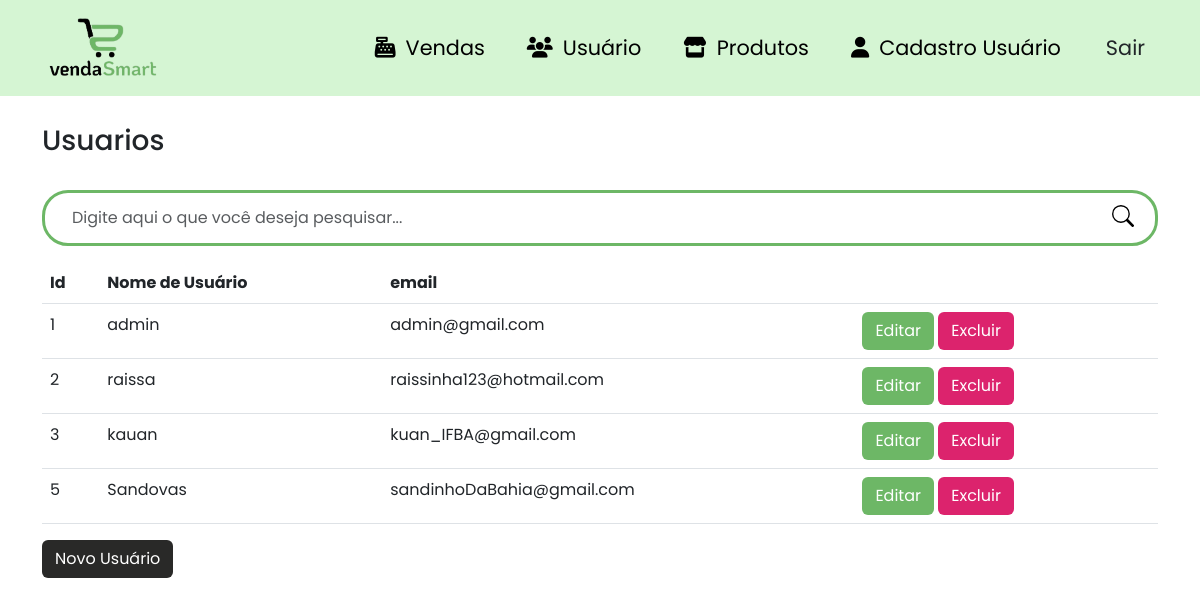
The app's page /usuarios (signed in), older data.
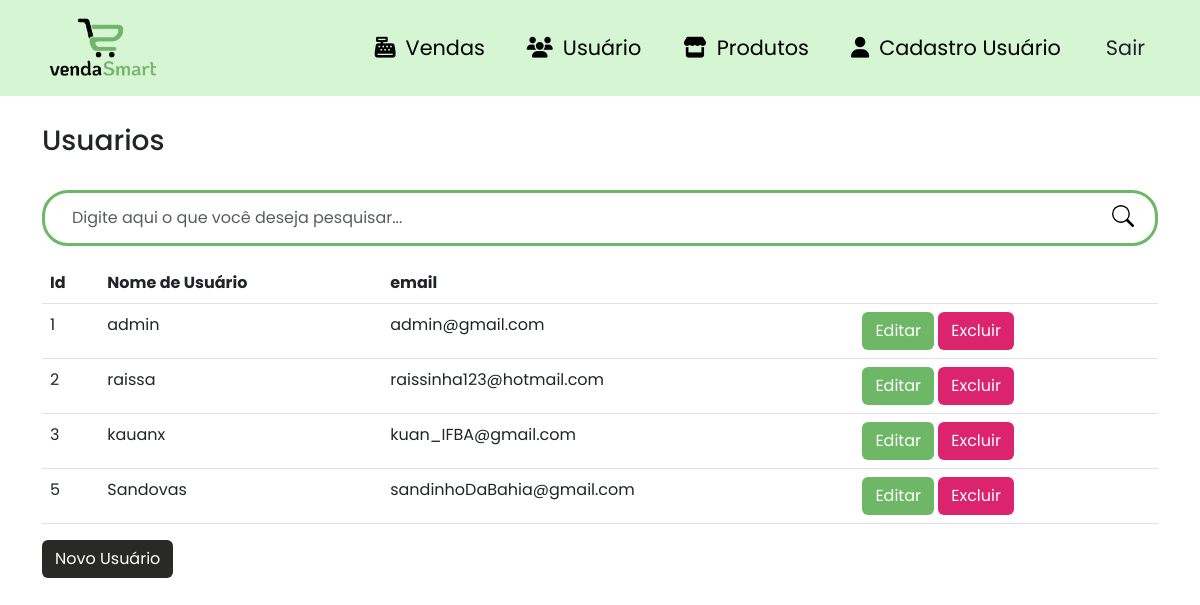
The same page, newer data.
### site_atividade/models/__init__.py (models this page shows)
class Usuario(database.Model, UserMixin):
    id = database.Column(database.Integer, primary_key=True)
    usuario = database.Column(database.String, nullable=False, unique=True)
    email = database.Column(database.String, nullable=False, unique=True)
    senha = database.Column(database.String, nullable=False)

### site_atividade/routers/__init__.py (the view)
@app.route("/usuarios")
@login_required
def usuarios():
    form_cadastro_usuario = FormCadastroUsuario()
    form_editar_usuario = FormEditarUsuario()
    search_query = request.args.get('search')
    if search_query:
        usuarios = Usuario.query.filter(Usuario.usuario.ilike(f"%{search_query}%")).all()
    else:
        usuarios = Usuario.query.all()
    return render_template('lista_usuario.html', usuarios=usuarios, form_cadastro_usuario=form_cadastro_usuario, form_editar_usuario=form_editar_usuario, search_query=search_query)

### site_atividade/forms/__init__.py
class FormCadastroUsuario(FlaskForm):
    usuario = StringField('Usuário:', validators=[DataRequired(), Length(min=5)])
    email = StringField('E-mail:', validators=[DataRequired(), email()])
    senha = PasswordField('Senha:',  validators=[DataRequired(), length(6, 16)])
    confirmacao = PasswordField('Confirmação da senha:',  validators=[DataRequired(), equal_to('senha')])
    submit_cadastro_usuario = SubmitField('Criar')

class FormEditarUsuario(FlaskForm):
    usuario = StringField('Usuário:', validators=[DataRequired(), Length(min=5)])
    email = StringField('E-mail:', validators=[DataRequired(), email()])

### site_atividade/models/__init__.py (called while the page is built)
@login_manager.user_loader
def load_usuario(id_usuario):
    return Usuario.query.get(int(id_usuario))

### site_atividade/templates/lista_usuario.html (shortened to what this page needs)
{% extends 'base.html' %}
{% block body %}
        <div class="container theme-showcase" role="main">
            <div class="page-header">
                <br>
                <h3 class="box-title col-md-12">Usuarios</h3>
            </div>
            <br>
            <div class="search-box">
                <form class="form-search" action="{{ url_for('usuarios') }}" method="GET">
                    <div class="input-group form-group-search">
                        <input type="text" class="form-control form-control-search" placeholder="Digite aqui o que você deseja pesquisar..." id="search-input" name="search">
                        <span class="input-group-btn">
                            <button class="btn-search type="submit"></button>
                        </span>
                    </div>
                </form>
            </div>
            <table class="table table-hover" overflow="scroll">
                <thead>
                    <tr>
                        <th>Id</th>
                        <th>Nome de Usuário</th>
                        <th>email</th>
                        <th> </th>
                    </tr>
                </thead>
                <tbody>
                {% for usuario in usuarios %}
                    <tr data-href="#">
                        </td> <td>{{ usuario.id }}</td>
                        <td>{{ usuario.usuario }}</td>
                        <td>{{ usuario.email }}</td>
                        <td>
                            <a class="btn btn-color1 text-white" href="{{ url_for('editar_usuario', id=usuario.id) }}" data-toggle="modal" data-target="#editarUsuarioModal{{ usuario.id }}">Editar</a>
                            <a class="btn btn-color2 text-white excluir-usuario-btn" data-toggle="modal" data-target="#excluirUsuarioModal{{ usuario.id }}">Excluir</a>
                        </td>
                    </tr>
                {% endfor %}
                </tbody>
            </table>
            <div class="pull-right">
                <button type="button" class="btn btn-color3" data-toggle="modal" data-target="#novoUsuarioModal">
                    Novo Usuário
                </button>
            </div>
        </div>
{% endblock %}

### site_atividade/templates/base.html (shortened to what this page needs)
<html lang="pt-BR">
    <head>
        <link href="https://cdn.jsdelivr.net/npm/bootstrap@5.3.0-alpha3/dist/css/bootstrap.min.css" rel="stylesheet">
        <link rel="stylesheet" href="{{ url_for('static', filename='css/product.css') }}">
        <link rel="stylesheet" href="{{ url_for('static', filename='css/navbar.css') }}">
        <link rel="stylesheet" href="{{ url_for('static', filename='css/style.css') }}">
        <link rel="stylesheet" href="https://cdnjs.cloudflare.com/ajax/libs/font-awesome/6.4.0/css/all.min.css"/>
        <link rel="stylesheet" href="https://cdn.jsdelivr.net/npm/bootstrap-icons@1.10.5/font/bootstrap-icons.css">
    </head>
    <body>
        {% include 'navbar.html' %}
        {% block body %}
        {% endblock %}
    </body>
</html>

### site_atividade/templates/navbar.html (shortened to what this page needs)
<nav class="navbar navbar-expand-lg fixed-top navbar-light">
  <div class="container">
    <a class="navbar-brand" href="#"
      ><img
        id="MDB-logo"
        src="static/image/logo-body7.png"
        alt="vendasSmart"
        draggable="false"
        height="70"
    /></a>
    <div class="collapse navbar-collapse nav-transition" id="navbarSupportedContent">
      <ul class="navbar-nav ms-auto align-items-center">
        {% if current_user.is_authenticated %}
        <li class="nav-item">
          <a class="nav-link mx-2" href="{{ url_for('vendas') }}"><i class="fa-solid fa-cash-register style="color: #000000;"></i>Vendas</a>
        </li>
        <li class="nav-item">
          <a class="nav-link mx-2" href="{{ url_for('usuarios') }}"><i class="fa-solid fa-users" style="color: #000000;"></i>Usuário</a>
        </li>
        <li class="nav-item">
          <a class="nav-link mx-2" href="{{ url_for('produtos') }}"><i class="fa-solid fa-store" style="color: #000000;"></i>Produtos</a>
        </li>
        <li class="nav-item">
          <a class="nav-link mx-2" href="{{ url_for('cadastro_usuario') }}"><i class="fa-solid fa-user" style="color: #000000;"></i>Cadastro Usuário</a>
        </li>
        <li class="nav-item ms-3">
            <a class="btn btn-black btn-rounded" href="{{ url_for('logout') }}">Sair</a>
          </li>
        {% else %}
        <li class="nav-item">
          <a class="nav-link mx-2" href="{{ url_for('login') }}"><i class="fas fa-heart pe-2"></i>Login</a>
        </li>
        {% endif %}
      </ul>
    </div>
  </div>
</nav>

### site_atividade/static/css/product.css (style rules this page uses)
.form-search { grid-template-rows: 100vh; }
.form-group-search { border: 3px solid #6DB766; border-radius: 26px; padding: 5px 15px; }
.form-control-search { width: 350px; height: 40px; border : none; }
.btn-search { float: right; width: 34px; height: 36px; border: none; background: #fff; }
input[type="text"] { outline: none; box-shadow: none !important; }

### site_atividade/static/css/navbar.css (style rules this page uses)
.navbar-light .navbar-nav .nav-link { color: #000; }
.navbar { background-color: #D5F5D3; }
.collapse > ul > li > a { font-size: 1.3em; }
i { padding: 10px; }

### site_atividade/static/css/style.css (style rules this page uses)
body { padding-top: 100px; font-family: 'Poppins', sans-serif; }
.btn-color1 { background-color: #6DB766; transition: .5s; }
.btn-color2 { background-color: #DC236D; transition: .5s; }
.btn-color3 { background-color: #292928; transition: .5s; color: #fff; }

Row changes from the older to the newer data that the page shows:
changed Usuario "kuan_IFBA@gmail.com": usuario "kauan" → "kauanx"
